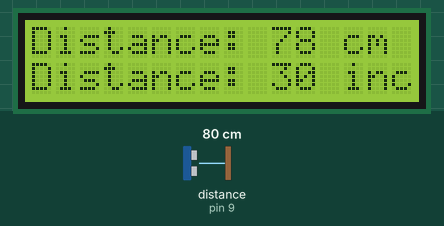
This sketch was run on a simulated Arduino Uno, built with avr-gcc and run on an emulated ATmega328P. Shown: 16×2 character LCD. Wiring (inferred from the names in the program): ultrasonic range finder: trigger pin 8; echo pin 9. The test bench sets the inputs (shaded band); at power-on: distance to the obstacle (sensor on pin 9) 80 cm. The echo pulse lasts 58.3 µs per cm; what the sketch prints to the serial monitor is not drawn.

Above: at 1.2 s.
1.3 s: distance to the obstacle (sensor on pin 9) set to 2 cm
At 3.1 s:
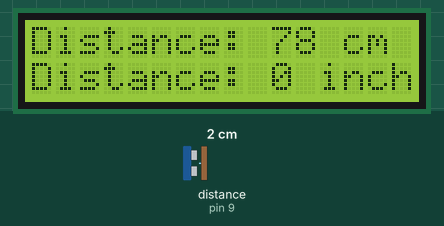
4.1 s: distance to the obstacle (sensor on pin 9) set to 4 cm
At 5.7 s:
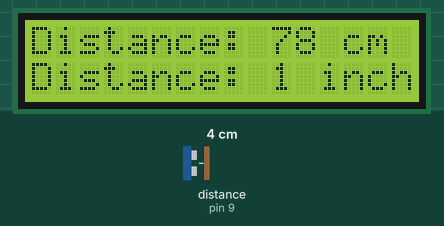
6.1 s: distance to the obstacle (sensor on pin 9) set to 18 cm
At 7.2 s:
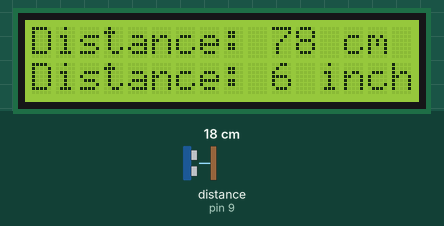
8.1 s: distance to the obstacle (sensor on pin 9) set to 35 cm
At 9.9 s:
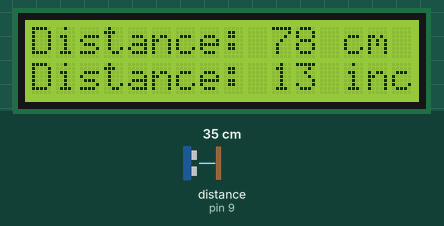
10.2 s: distance to the obstacle (sensor on pin 9) set to 60 cm
At 11.7 s:
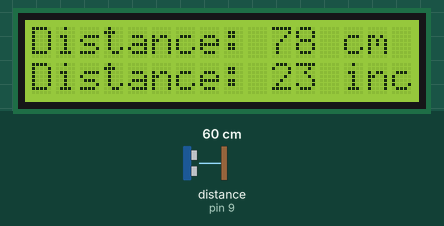
12.2 s: distance to the obstacle (sensor on pin 9) set to 299 cm
At 13.9 s:
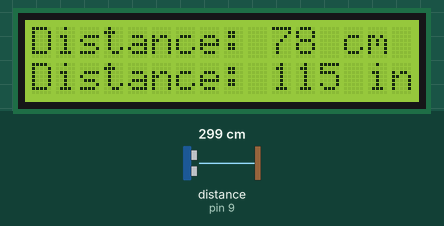
Timing chart, 0 to 15.3 s (numbered marks = the images above; inputs shaded):
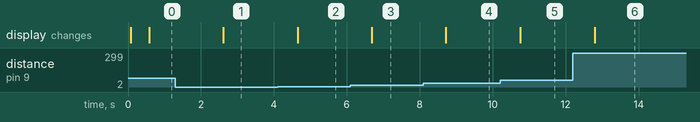

Measured:
- after the input at 1.3 s, the display: changes after 1.3 s (image 1)
- after the input at 4.1 s, the display: changes after 0.55 s (image 2)
- after the input at 6.1 s, the display: changes after 0.58 s (image 3)
- after the input at 8.1 s, the display: changes after 0.61 s (image 4)
- after the input at 10.2 s, the display: changes after 0.55 s (image 5)
- after the input at 12.2 s, the display: changes after 0.60 s (image 6)

The sketch:

distans_senser_2.ino
```cpp
#include <LiquidCrystal.h> // includes the LiquidCrystal Library
LiquidCrystal lcd(1, 2, 3, 4, 5, 6); // Creates an LCD object. Parameters: (rs, enable, d4, d5, d6, d7)
const int trigPin = 8;
const int echoPin = 9;
long duration;
int distanceCm, distanceInch;
void setup() {
lcd.begin(16,2); // Initializes the interface to the LCD screen, and specifies the dimensions (width and height) of the display
pinMode(trigPin, OUTPUT);
pinMode(echoPin, INPUT);
Serial.begin(9600);
}
void loop() {
digitalWrite(trigPin, LOW);
delayMicroseconds(2);
digitalWrite(trigPin, HIGH);
delayMicroseconds(10);
digitalWrite(trigPin, LOW);
duration = pulseIn(echoPin, HIGH);
distanceCm= duration*0.034/2;
lcd.print("Distance: "); // Prints string "Distance" on the LCD
lcd.print(distanceCm); // Prints the distance value from the sensor
lcd.print(" cm");
delay(10); // Sets the location at which subsequent text written to the LCD will be displayed
Serial.print("Distance: "); // Prints string "Distance" on the LCD
Serial.print(distanceCm); // Prints the distance value from the sensor
Serial.println(" cm");
delay(500);
Serial.print("Distance: ");
Serial.print(distanceInch);
Serial.println(" inch");
distanceInch = duration * 0.01330 / 2 ;
lcd.setCursor(0,1);
lcd.print("Distance: ");
lcd.print(distanceInch);
lcd.print(" inch");
delay(500);
}
```
